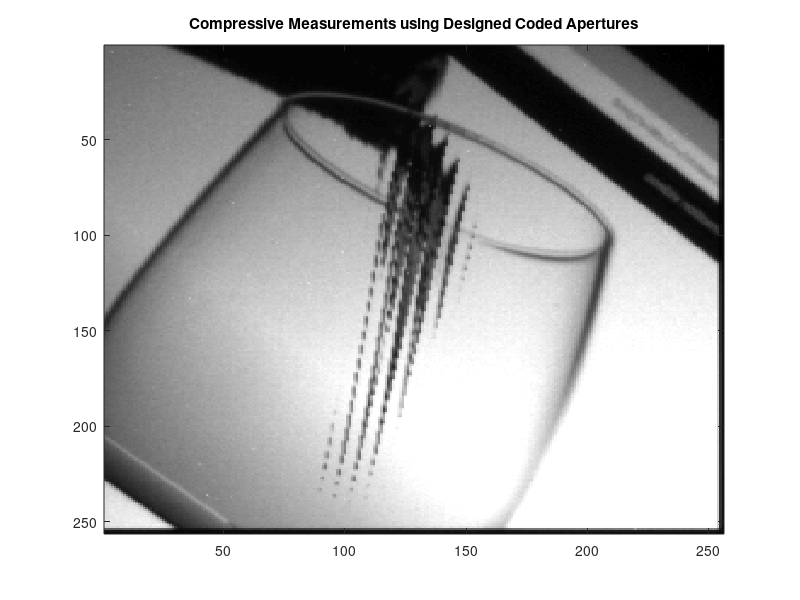

Reproduce this figure in MATLAB. (Note: this script raises an error after producing the figure.)
% Created by: Ph.D Nelson Eduardo Díaz Díaz
% Post-doctorador Pontíficia Universidad Católica de Valparaíso (PUCV)
% Date: 17 May 2021

% Solution using The 3-D N2-Queens problem
clear;
close all
clc
addpath(genpath('./utils'));
addpath(genpath('./results'));
addpath(genpath('./CodedApertureDesignOptimal'));
addpath(genpath('./dataset'))
addpath(genpath('./Reconstruction'))
addpath(genpath('./real'))

%profile on
N = 256;  % spatial size
%% real measurements
load('wine.mat') 
Y = measO_roi;
mask = opt_mask;
figure(1)
imagesc(Y), title('Compressive Measurements using Designed Coded Apertures')
colormap('gray')

[J] = JointCodedApertures(Y,mask,N);

%% Reconstruction using designed coded apertures
[Xrec] = interpolation(J);
disp('Interpolation of Temporal Rolling Shutter Compressive Measurements Captured using Designed Coded Apertures')

implay(Xrec./max(Xrec(:))),title('Interpolation with Designed Coded Apertures')
Y = measR_roi;
mask = rnd_mask;

figure(2)
imagesc(Y), title('Compressive Measurements using Random Coded Apertures')
colormap('gray')

[J] = JointCodedApertures(Y,mask,N);
%% Reconstruction using random coded apertures
[Xrec] = interpolation(J);
disp('Interpolation of Temporal Rolling Shutter Compressive Measurements Captured using Random Coded Apertures')
implay(Xrec./max(Xrec(:))),title('Interpolation with Random Coded Apertures')
